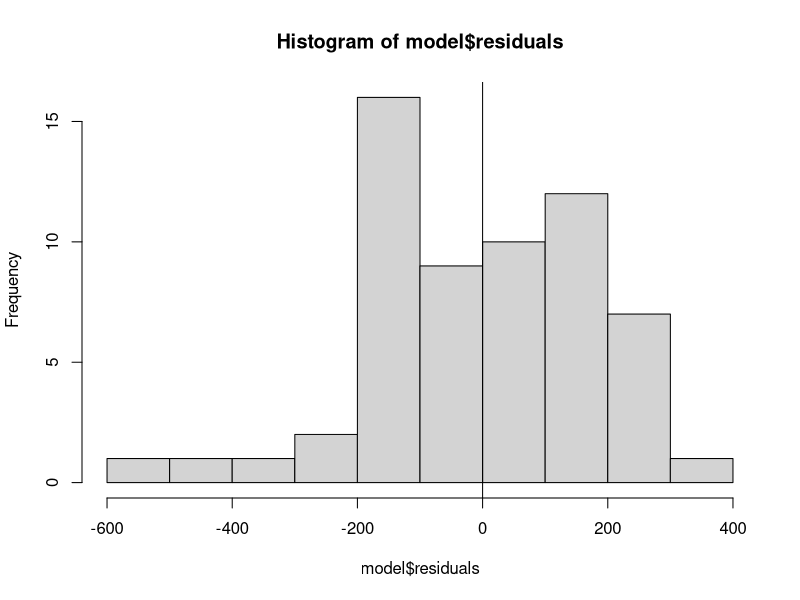
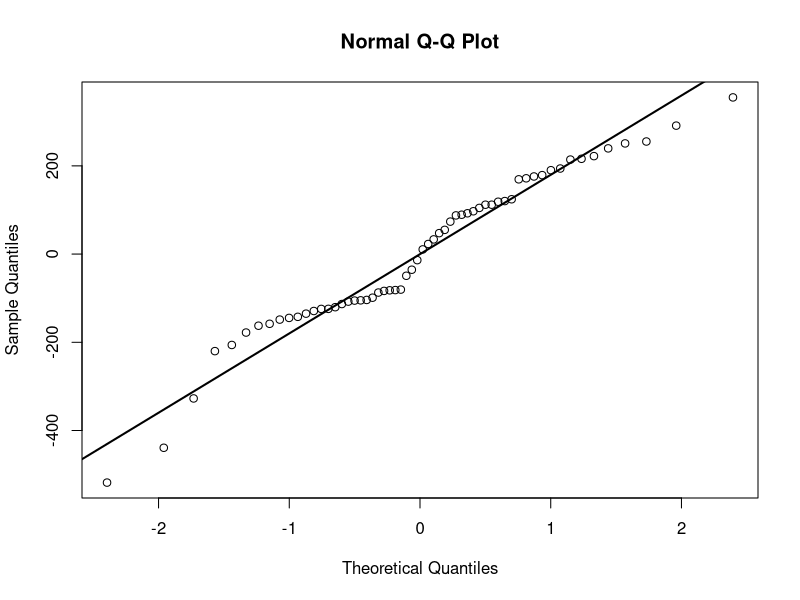
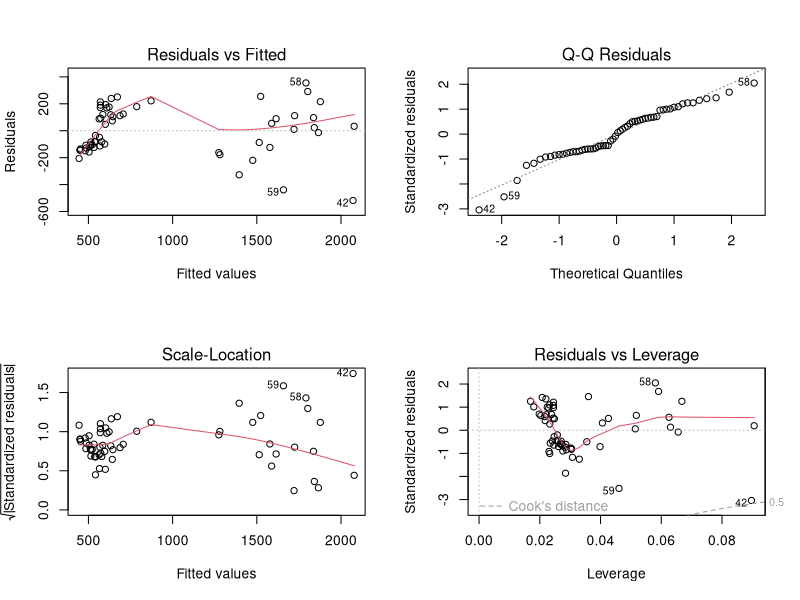

Source code (R) for these figures, in order:
## ---- chunk 1
### Import data
seed <- read.csv("data/seed3spp.csv", header = T)

### assign right types of data to the variables
seed$genus <- as.factor(seed$genus)
seed$epithet <- as.factor(seed$epithet)

### see the data
seed

summary(seed[,7:11])
## ---- chunk 2
##################################################
### Run a regression model
### and run a function to get
### overall p value
##################################################
set.seed(1234)
model <- lm(dry_weight_g * 1000 ~ volume_mm3,
            data = seed)

summary(model)

overall_p <- function(my_model) {
    f <- summary(my_model)$fstatistic
    p <- pf(f[1],f[2],f[3],lower.tail=F)
    attributes(p) <- NULL
    return(p)
}
## ---- chunk 3

hist(model$residuals)
abline(v = mean(model$residuals))
qqnorm(model$residuals)
qqline(model$residuals, lwd = 2)
shapiro.test(model$residuals)
## ---- chunk 4
par(mfrow=c(2,2)) 
plot(model)
## ---- chunk 5
##################################################
### Run a multiple regression model 
### (x = volume and species)
##################################################
set.seed(1234)
model2 <- lm(dry_weight_g * 1000 ~ volume_mm3 * genus,
            data = seed) # with a interaction effect

summary(model2)

final.model <- step(model2) # step for model selection

AIC(model, final.model) # compare AIC of the model

anova(final.model)
